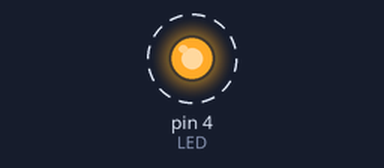
Simulated run of this sketch. Board: Arduino Uno, built with avr-gcc and run on an emulated ATmega328P. Parts: output pins drawn as LEDs (lit = HIGH). Dashed ring = blinking.

Above: at 0.05 s.
Timing chart, 0 to 3.0 s (numbered marks = the images above):
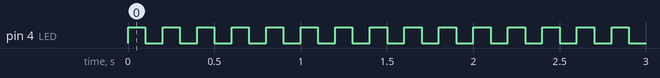

The sketch:

ATTinyTest1.ino
```cpp
#include <util/delay.h>


int LED = 4;
int Button = 3;
volatile int State = 0; // must be declared static
bool Flash = LOW;

/*
   0: off
   1: low
   2: med
   3: high
   4: 2Hz blink at low intensity
*/

unsigned long t1 = 0; //current time
unsigned long t2 = 0; // previous time

void setup() {
  pinMode(LED, OUTPUT);

}

void loop() {
  Flash = !Flash;
  digitalWrite(LED, Flash);
  delay(100);
}
```

Measured:
- by itself, pin 4 (LED): alternates HIGH for 0.10 s and LOW for 0.10 s
